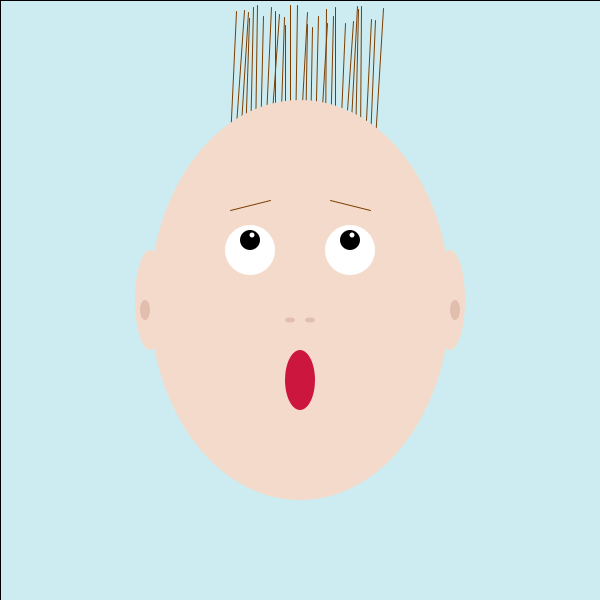
Frame 1 (no input)
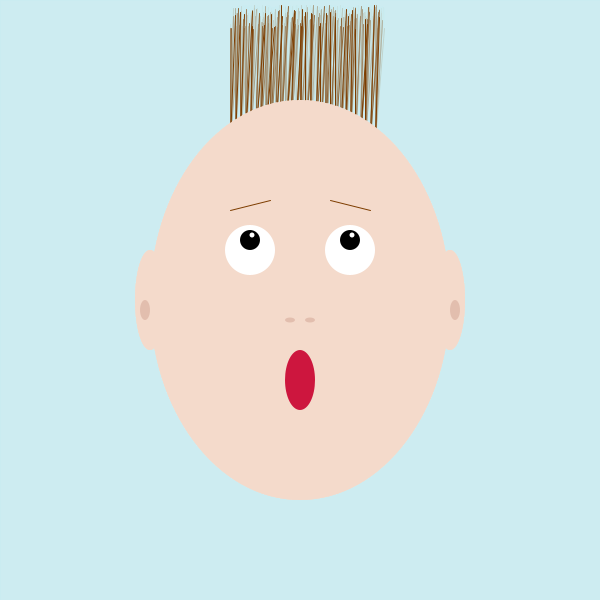
Frame 60 (the mouse pressed at the canvas centre just before this capture)
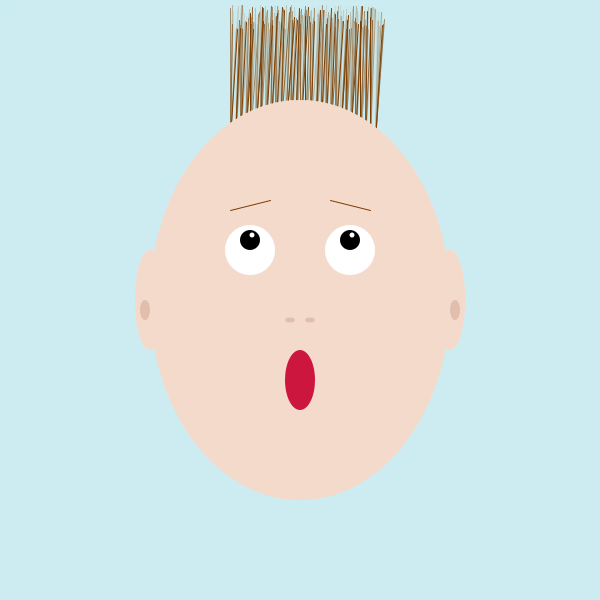
Frame 120 (the mouse held since frame 60 and released just before this capture)

The Processing sketch that drew these frames (run headless with seeded random() and noise(); from frame 60 on, the mouse is pressed at the canvas centre):

// Processing sketch: processing_40471
// ── processing_40471.pde

void setup() {
  size(600, 600);
  smooth();
  background(205, 236, 241);
};

int face_width = 300;
int face_height = 400;
int eye_size = 50;
int pupil_size = 20;
int reflection_size = 5;
int number_of_hairs = 150;

void draw() {  
  
  fill(205, 236, 241, 60);
  rect(0, 0, width, height);
  //background(255);
  
  for (int i = 0; i < number_of_hairs; i+=5) {
    stroke(125, 61, 0);
    line(i + random(230, 240), random(5, 30), i + 230, 140);
  };
  
  // face
  noStroke();
  fill(244, 218, 203);
  ellipse(300, 300, face_width, face_height);
  // eyes
  fill(255);
  ellipse(250, 250, eye_size, eye_size);
  ellipse(350, 250, eye_size, eye_size);
  // pupils
  fill(0);
  ellipse(250, 240, pupil_size, pupil_size);
  ellipse(350, 240, pupil_size, pupil_size);
  // eyes reflections
  fill(255);
  ellipse(252, 235, reflection_size, reflection_size);
  ellipse(352, 235, reflection_size, reflection_size);
  // eyebrows
  stroke(125, 61, 0);
  line(230, 210, 270, 200);
  line(330, 200, 370, 210);
  // mouth
  noStroke();
  fill(205, 22, 62);
  ellipse(300, 380, 30, 60);
  // nose
  fill(226, 190, 174);
  ellipse(290, 320, 10, 5);
  ellipse(310, 320, 10, 5);
  // ears
  fill(244, 218, 203);
  ellipse(150, 300, 30, 100);
  ellipse(450, 300, 30, 100);
  // ears holes
  fill(226, 190, 174);
  ellipse(145, 310, 10, 20);
  ellipse(455, 310, 10, 20);
}; 
